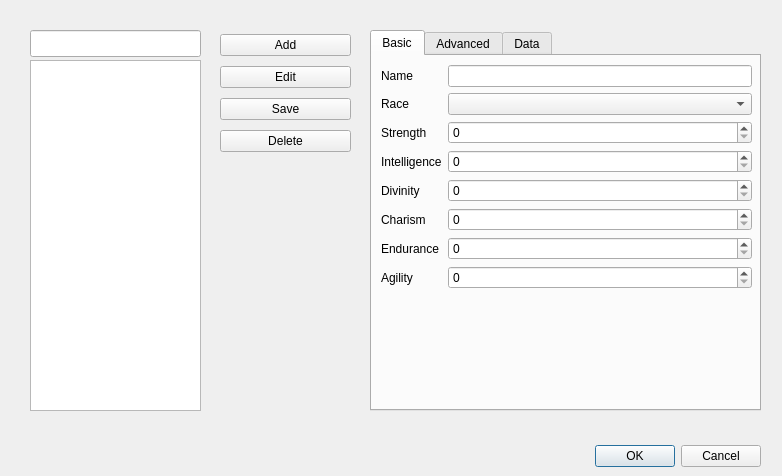
<?xml version="1.0" encoding="UTF-8"?>
<ui version="4.0">
 <author>Matej Pechac</author>
 <class>NewUnitModuleDlg</class>
 <widget class="QDialog" name="NewUnitModuleDlg">
  <property name="geometry">
   <rect>
    <x>0</x>
    <y>0</y>
    <width>782</width>
    <height>476</height>
   </rect>
  </property>
  <property name="windowTitle">
   <string>NewUnitModuleDlg</string>
  </property>
  <widget class="QDialogButtonBox" name="buttonBox">
   <property name="geometry">
    <rect>
     <x>420</x>
     <y>440</y>
     <width>341</width>
     <height>32</height>
    </rect>
   </property>
   <property name="orientation">
    <enum>Qt::Horizontal</enum>
   </property>
   <property name="standardButtons">
    <set>QDialogButtonBox::Cancel|QDialogButtonBox::Ok</set>
   </property>
  </widget>
  <widget class="QListView" name="UnitListView">
   <property name="geometry">
    <rect>
     <x>30</x>
     <y>60</y>
     <width>171</width>
     <height>351</height>
    </rect>
   </property>
  </widget>
  <widget class="QLineEdit" name="UMLineEdit">
   <property name="geometry">
    <rect>
     <x>30</x>
     <y>30</y>
     <width>171</width>
     <height>27</height>
    </rect>
   </property>
   <property name="readOnly">
    <bool>true</bool>
   </property>
  </widget>
  <widget class="QWidget" name="verticalLayoutWidget_2">
   <property name="geometry">
    <rect>
     <x>220</x>
     <y>30</y>
     <width>131</width>
     <height>128</height>
    </rect>
   </property>
   <layout class="QVBoxLayout" name="verticalLayout_2">
    <item>
     <widget class="QPushButton" name="AddUMButton">
      <property name="text">
       <string>Add</string>
      </property>
     </widget>
    </item>
    <item>
     <widget class="QPushButton" name="EditUMButton">
      <property name="text">
       <string>Edit</string>
      </property>
     </widget>
    </item>
    <item>
     <widget class="QPushButton" name="SaveBtn">
      <property name="text">
       <string>Save</string>
      </property>
     </widget>
    </item>
    <item>
     <widget class="QPushButton" name="DeleteUMButton">
      <property name="text">
       <string>Delete</string>
      </property>
     </widget>
    </item>
   </layout>
  </widget>
  <widget class="QTabWidget" name="tabWidget">
   <property name="geometry">
    <rect>
     <x>370</x>
     <y>30</y>
     <width>391</width>
     <height>381</height>
    </rect>
   </property>
   <property name="currentIndex">
    <number>0</number>
   </property>
   <widget class="QWidget" name="tab">
    <attribute name="title">
     <string>Basic</string>
    </attribute>
    <widget class="QWidget" name="formLayoutWidget">
     <property name="geometry">
      <rect>
       <x>9</x>
       <y>9</y>
       <width>371</width>
       <height>331</height>
      </rect>
     </property>
     <layout class="QFormLayout" name="formLayout">
      <item row="0" column="0">
       <widget class="QLabel" name="label">
        <property name="text">
         <string>Name</string>
        </property>
       </widget>
      </item>
      <item row="0" column="1">
       <widget class="QLineEdit" name="NameLed"/>
      </item>
      <item row="1" column="0">
       <widget class="QLabel" name="label_2">
        <property name="text">
         <string>Race</string>
        </property>
       </widget>
      </item>
      <item row="2" column="0">
       <widget class="QLabel" name="label_3">
        <property name="text">
         <string>Strength</string>
        </property>
       </widget>
      </item>
      <item row="3" column="0">
       <widget class="QLabel" name="label_4">
        <property name="text">
         <string>Intelligence</string>
        </property>
       </widget>
      </item>
      <item row="4" column="0">
       <widget class="QLabel" name="label_5">
        <property name="text">
         <string>Divinity</string>
        </property>
       </widget>
      </item>
      <item row="5" column="0">
       <widget class="QLabel" name="label_6">
        <property name="text">
         <string>Charism</string>
        </property>
       </widget>
      </item>
      <item row="6" column="0">
       <widget class="QLabel" name="label_7">
        <property name="text">
         <string>Endurance</string>
        </property>
       </widget>
      </item>
      <item row="7" column="0">
       <widget class="QLabel" name="label_8">
        <property name="text">
         <string>Agility</string>
        </property>
       </widget>
      </item>
      <item row="2" column="1">
       <widget class="QSpinBox" name="StrSbx"/>
      </item>
      <item row="1" column="1">
       <widget class="QComboBox" name="RaceCbx">
        <property name="enabled">
         <bool>true</bool>
        </property>
       </widget>
      </item>
      <item row="3" column="1">
       <widget class="QSpinBox" name="IntSbx"/>
      </item>
      <item row="4" column="1">
       <widget class="QSpinBox" name="DivSbx"/>
      </item>
      <item row="5" column="1">
       <widget class="QSpinBox" name="ChrSbx"/>
      </item>
      <item row="6" column="1">
       <widget class="QSpinBox" name="EndSbx"/>
      </item>
      <item row="7" column="1">
       <widget class="QSpinBox" name="AglSbx"/>
      </item>
     </layout>
    </widget>
   </widget>
   <widget class="QWidget" name="tab_2">
    <attribute name="title">
     <string>Advanced</string>
    </attribute>
    <widget class="QWidget" name="formLayoutWidget_2">
     <property name="geometry">
      <rect>
       <x>10</x>
       <y>10</y>
       <width>371</width>
       <height>331</height>
      </rect>
     </property>
     <layout class="QFormLayout" name="formLayout_2">
      <property name="fieldGrowthPolicy">
       <enum>QFormLayout::AllNonFixedFieldsGrow</enum>
      </property>
      <item row="0" column="0">
       <widget class="QLabel" name="label_9">
        <property name="text">
         <string>Sight range</string>
        </property>
       </widget>
      </item>
      <item row="0" column="1">
       <widget class="QSpinBox" name="SightSbx"/>
      </item>
      <item row="1" column="0">
       <widget class="QLabel" name="label_10">
        <property name="text">
         <string>Attack range</string>
        </property>
       </widget>
      </item>
      <item row="1" column="1">
       <widget class="QSpinBox" name="AttRngSbx"/>
      </item>
      <item row="2" column="0">
       <widget class="QLabel" name="label_11">
        <property name="text">
         <string>Damage area</string>
        </property>
       </widget>
      </item>
      <item row="2" column="1">
       <widget class="QSpinBox" name="DamSbx"/>
      </item>
      <item row="3" column="0">
       <widget class="QLabel" name="label_16">
        <property name="text">
         <string>Elements</string>
        </property>
       </widget>
      </item>
      <item row="4" column="0">
       <widget class="QLabel" name="label_21">
        <property name="text">
         <string>Attack</string>
        </property>
       </widget>
      </item>
      <item row="5" column="0">
       <widget class="QLabel" name="label_24">
        <property name="text">
         <string>Defense</string>
        </property>
       </widget>
      </item>
      <item row="3" column="1">
       <layout class="QGridLayout" name="gridLayout">
        <item row="2" column="0">
         <widget class="QLabel" name="label_13">
          <property name="text">
           <string>Water</string>
          </property>
         </widget>
        </item>
        <item row="0" column="1">
         <widget class="QSpinBox" name="EarthSbx"/>
        </item>
        <item row="0" column="2">
         <widget class="QLabel" name="label_14">
          <property name="text">
           <string>Air</string>
          </property>
         </widget>
        </item>
        <item row="2" column="1">
         <widget class="QSpinBox" name="WaterSbx"/>
        </item>
        <item row="2" column="2">
         <widget class="QLabel" name="label_15">
          <property name="text">
           <string>Fire</string>
          </property>
         </widget>
        </item>
        <item row="0" column="3">
         <widget class="QSpinBox" name="AirSbx"/>
        </item>
        <item row="2" column="3">
         <widget class="QSpinBox" name="FireSbx"/>
        </item>
        <item row="0" column="0">
         <widget class="QLabel" name="label_12">
          <property name="text">
           <string>Earth</string>
          </property>
         </widget>
        </item>
       </layout>
      </item>
      <item row="4" column="1">
       <layout class="QGridLayout" name="gridLayout_3">
        <item row="2" column="0">
         <widget class="QLabel" name="label_19">
          <property name="text">
           <string>Stab</string>
          </property>
         </widget>
        </item>
        <item row="0" column="1">
         <widget class="QSpinBox" name="BluntASbx"/>
        </item>
        <item row="0" column="2">
         <widget class="QLabel" name="label_22">
          <property name="text">
           <string>Slash</string>
          </property>
         </widget>
        </item>
        <item row="2" column="1">
         <widget class="QSpinBox" name="StabASbx"/>
        </item>
        <item row="0" column="3">
         <widget class="QSpinBox" name="SlashASbx"/>
        </item>
        <item row="0" column="0">
         <widget class="QLabel" name="label_23">
          <property name="text">
           <string>Blunt</string>
          </property>
         </widget>
        </item>
       </layout>
      </item>
      <item row="5" column="1">
       <layout class="QGridLayout" name="gridLayout_2">
        <item row="2" column="0">
         <widget class="QLabel" name="label_17">
          <property name="text">
           <string>Stab</string>
          </property>
         </widget>
        </item>
        <item row="0" column="1">
         <widget class="QSpinBox" name="BluntDSbx"/>
        </item>
        <item row="0" column="2">
         <widget class="QLabel" name="label_18">
          <property name="text">
           <string>Slash</string>
          </property>
         </widget>
        </item>
        <item row="2" column="1">
         <widget class="QSpinBox" name="StabDSbx"/>
        </item>
        <item row="0" column="3">
         <widget class="QSpinBox" name="SlashDSbx"/>
        </item>
        <item row="0" column="0">
         <widget class="QLabel" name="label_20">
          <property name="text">
           <string>Blunt</string>
          </property>
         </widget>
        </item>
       </layout>
      </item>
     </layout>
    </widget>
   </widget>
   <widget class="QWidget" name="tab_3">
    <attribute name="title">
     <string>Data</string>
    </attribute>
    <widget class="QWidget" name="formLayoutWidget_3">
     <property name="geometry">
      <rect>
       <x>10</x>
       <y>10</y>
       <width>371</width>
       <height>331</height>
      </rect>
     </property>
     <layout class="QFormLayout" name="formLayout_3">
      <property name="fieldGrowthPolicy">
       <enum>QFormLayout::AllNonFixedFieldsGrow</enum>
      </property>
      <item row="0" column="0">
       <widget class="QLabel" name="label_25">
        <property name="text">
         <string>Filename</string>
        </property>
       </widget>
      </item>
      <item row="0" column="1">
       <widget class="QLineEdit" name="ImageLed"/>
      </item>
      <item row="1" column="0">
       <widget class="QLabel" name="label_26">
        <property name="text">
         <string>Size</string>
        </property>
       </widget>
      </item>
      <item row="2" column="1">
       <widget class="QPushButton" name="ChooseBtn">
        <property name="text">
         <string>Choose file</string>
        </property>
       </widget>
      </item>
      <item row="3" column="1">
       <widget class="QClickLabel" name="ImageLb">
        <property name="text">
         <string>Image</string>
        </property>
       </widget>
      </item>
      <item row="1" column="1">
       <layout class="QHBoxLayout" name="horizontalLayout">
        <item>
         <widget class="QLabel" name="label_27">
          <property name="text">
           <string>X</string>
          </property>
         </widget>
        </item>
        <item>
         <widget class="QSpinBox" name="SizeXSb"/>
        </item>
        <item>
         <widget class="QLabel" name="label_28">
          <property name="text">
           <string>Y</string>
          </property>
         </widget>
        </item>
        <item>
         <widget class="QSpinBox" name="SizeYSb"/>
        </item>
       </layout>
      </item>
     </layout>
    </widget>
   </widget>
  </widget>
 </widget>
 <customwidgets>
  <customwidget>
   <class>QClickLabel</class>
   <extends>QLabel</extends>
   <header>QClickLabel.h</header>
  </customwidget>
 </customwidgets>
 <resources/>
 <connections>
  <connection>
   <sender>buttonBox</sender>
   <signal>accepted()</signal>
   <receiver>NewUnitModuleDlg</receiver>
   <slot>accept()</slot>
   <hints>
    <hint type="sourcelabel">
     <x>248</x>
     <y>254</y>
    </hint>
    <hint type="destinationlabel">
     <x>157</x>
     <y>274</y>
    </hint>
   </hints>
  </connection>
  <connection>
   <sender>buttonBox</sender>
   <signal>rejected()</signal>
   <receiver>NewUnitModuleDlg</receiver>
   <slot>reject()</slot>
   <hints>
    <hint type="sourcelabel">
     <x>316</x>
     <y>260</y>
    </hint>
    <hint type="destinationlabel">
     <x>286</x>
     <y>274</y>
    </hint>
   </hints>
  </connection>
 </connections>
</ui>
